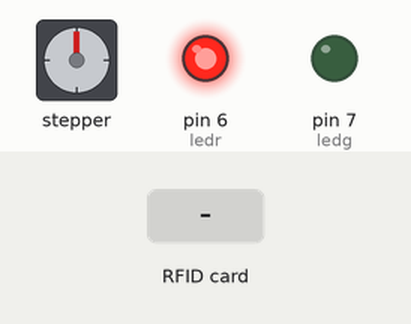
Simulated run of this sketch. Board: Arduino Uno, built with avr-gcc and run on an emulated ATmega328P. Parts: stepper motor, output pins drawn as LEDs (lit = HIGH). The inputs (shaded band) are chosen by the test bench. Stepper angles assume 500 steps per turn; pins used as bus, display or sensor lines are not drawn.

Above: at 1.2 s.
1.3 s: RFID card 13 C4 4C A6 held to the reader
At 1.76 s:
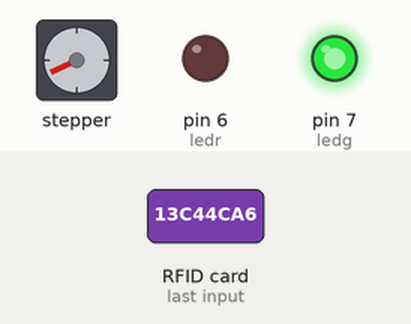
At 3.5 s:
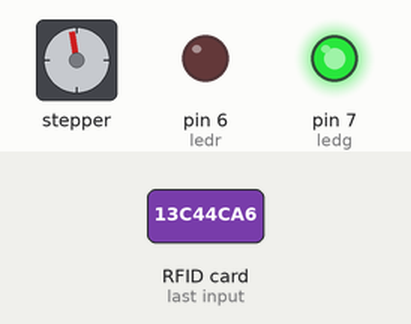
Timing chart, 0 to 9.8 s (numbered marks = the images above; inputs shaded):
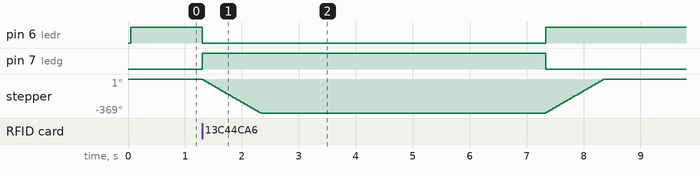

Measured:
- after the input at 1.3 s, pin 6 (ledr): HIGH → LOW at once, → HIGH 6.0 s later; pin 7 (ledg): LOW → HIGH at once, → LOW 6.0 s later; stepper: turns 369° counter-clockwise in 1.0 s, then 369° clockwise in 1.0 s

The sketch:

Proyecto.ino
```cpp
//Including Libraries
#include <SPI.h>      //SPI Library
#include <Wire.h>     //Include the Wire Library
#include <MFRC522.h>  //Library of the RFID Module
#include <Stepper.h>  //Library for the Stepper Motor
//Pins used by the RFID Module
#define SS_PIN 10
#define RST_PIN 9
//LED pins
int ledr = 6;
int ledg = 7;
MFRC522 mfrc522(SS_PIN, RST_PIN);    //Creates an object "mfrc522", the RFID Module
Stepper myStepper(500, 2, 4, 3, 5);  //Creates an object "myStepper", the Stepper motor
void setup() {
  myStepper.setSpeed(60);  //Sets Stepper motor speed
  SPI.begin();             //Starts the SPI Library
  mfrc522.PCD_Init();      //Starts the RFID Module
  Wire.begin();            //Starts the Wire library
  //Defining LEDs as output
  pinMode(ledr, OUTPUT);
  pinMode(ledg, OUTPUT);
}
void loop() {
  digitalWrite(ledr, HIGH);                //Red LED is on
  if (!mfrc522.PICC_IsNewCardPresent()) {  //RFID module searches for new TAGs
    return;
  }
  if (!mfrc522.PICC_ReadCardSerial()) {  //Reads the TAG
    return;
  }
  //Decoding the TAG code
  String content = "";
  byte letra;
  for (byte i = 0; i < mfrc522.uid.size; i++) {
    content.concat(String(mfrc522.uid.uidByte[i] < 0x10 ? " 0" : " "));
    content.concat(String(mfrc522.uid.uidByte[i], HEX));
  }
  content.toUpperCase();  //Converts the text to upper case
  //The locker system
  if (content.substring(1) == "13 C4 4C A6") {  //Change here by the code of your TAG
    digitalWrite(ledr, LOW);
    digitalWrite(ledg, HIGH);  //Green LED turns on
    myStepper.step(-512);      //Stepper motor moves
    delay(5000);
    digitalWrite(ledr, HIGH);  //Red LED turns on again
    digitalWrite(ledg, LOW);
    myStepper.step(512);  //Stepper motor moves
  }
  //Acess denied
  else if (content.substring(1) != "13 C4 4C A6") {  //Change here too
  }
}
```
